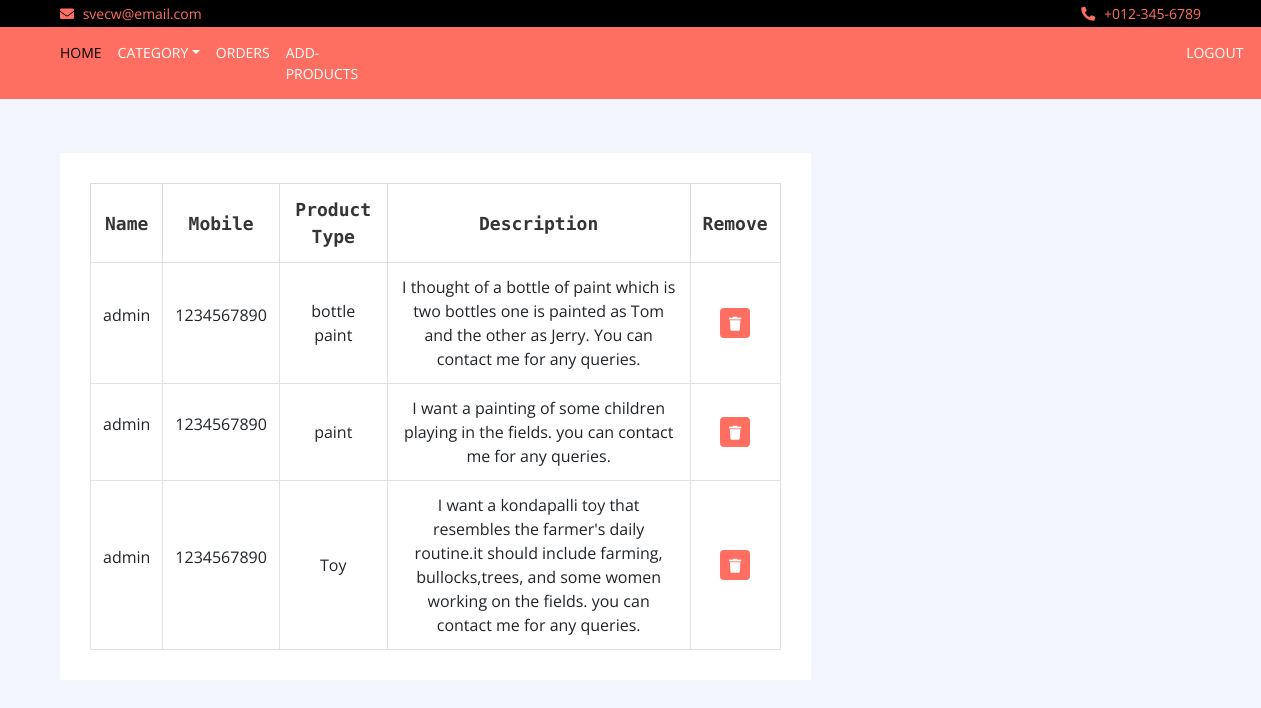
Before: /Toys/requests/ (signed in) with the older database file.
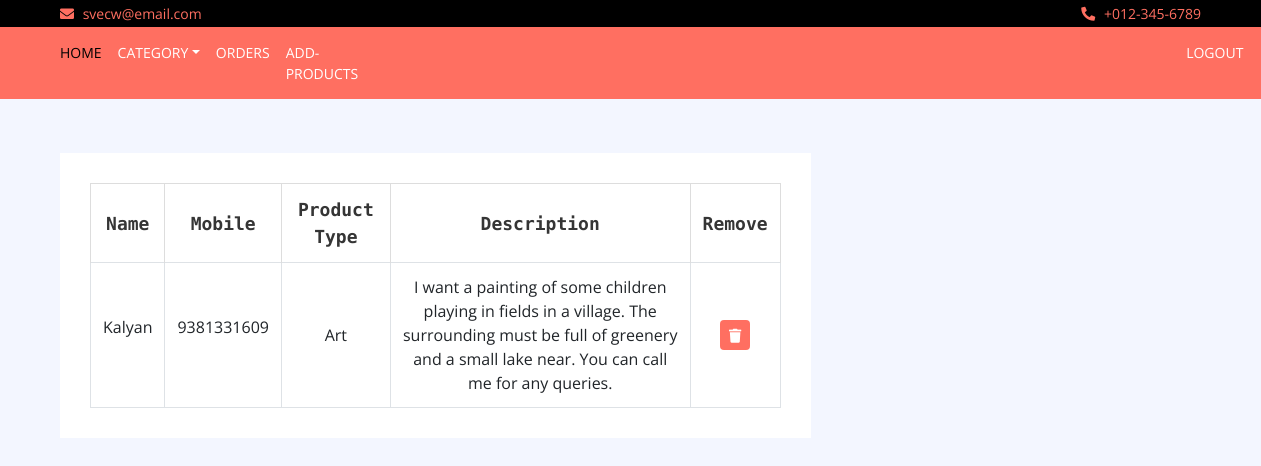
After: the same page with the newer database file.
### Toys/models.py (models this page shows, shortened)
class Request(models.Model):
	customer = models.ForeignKey(Customer,on_delete=models.CASCADE)
	ProductType = models.CharField(max_length=20)
	Description = models.TextField(null=False,max_length=200)

class Customer(AbstractBaseUser):
	Email = models.EmailField(null=False,unique=True,max_length=30)
	FirstName=models.CharField(max_length=20,unique=True)
	LastName=models.CharField(max_length=20)
	Mobile=models.CharField(max_length=10)
	is_admin=models.BooleanField(default=False)
	is_active=models.BooleanField(default=True)
	is_staff=models.BooleanField(default=False)
	is_superuser=models.BooleanField(default=False)
	USERNAME_FIELD = 'Email'
	REQUIRED_FIELDS = ['FirstName','LastName','Mobile']
	objects = MyUserManager()

### Toys/views.py (the view)
# urls.py: path('requests/', views.requests, name = 'requests'),
def requests(req):
	if req.user.is_authenticated:
		ad=False
		data = Request.objects.all()
		return render(req,'requests.html',{'data':data,'ad':ad})
	return render(req,'login.html',{'ad':False})

### Toys/templates/requests.html (shortened to what the changed rows need)
{% load static %}
<!DOCTYPE html>
<html lang="en">
    <head>
        <link href="https://stackpath.bootstrapcdn.com/bootstrap/4.4.1/css/bootstrap.min.css" rel="stylesheet">
        <link href="https://cdnjs.cloudflare.com/ajax/libs/font-awesome/5.10.0/css/all.min.css" rel="stylesheet">
        <link href="{% static 'lib/slick/slick.css' %}" rel="stylesheet">
        <link href="{% static 'lib/slick/slick-theme.css' %}" rel="stylesheet">
        {% load static %}
        <link href="{% static 'style.css' %}" rel="stylesheet" type="text/css">
           </head>
    </head>
    <body>
        <br>
        <div class="cart-page">
            <div class="container-fluid">
                <div class="row">
                    <div class="col-lg-8">
                        <div class="cart-page-inner">
                            <div class="table-responsive">
                                <table class="table table-bordered">
                                    <thead class="thead-dark">
                                        <tr>
                                            <th>Name</th>
                                            <th>Mobile</th>
                                            <th>Product Type</th>
                                            <th>Description</th>
                                            <th>Remove</th>
                                        </tr>
                                    </thead>
                                    <tbody class="align-middle">
                                        {% for row in data %}
                                        <tr>
                                            <td>
                                                    <p> {{row.customer.LastName}} </p>
                                            </td>
                                            <td>
                                                    <p> {{row.customer.Mobile}} </p>
                                            </td>
                                            <td> {{row.ProductType}}</td>
                                            <td type = "textField" rows="7">
                                                {{row.Description}}
                                            </td>
                                            <td><a href="{% url 'removeRequest' row.id %}"><button><i class="fa fa-trash"></i></button></a></td>
                                        </tr>
                                                                               {%endfor%}
                                    </tbody>
                                </table>
                            </div>
                        </div>
                    </div>
                    </div>
                </div>
            </div>
    </body>
</html>

Changed rows visible on the page:
removed Request: customer.LastName "admin", customer.Mobile "1234567890", ProductType "bottle paint", Description "I thought of a bottle of paint which is two bottles one is painted as Tom and the other as Jerry. You can contact me for any queries."
removed Request: customer.LastName "admin", customer.Mobile "1234567890", ProductType "paint", Description "I want a painting of some children playing in the fields. you can contact me for any queries."
removed Request: customer.LastName "admin", customer.Mobile "1234567890", ProductType "Toy", Description "I want a kondapalli toy that resembles the farmer's daily routine.it should include farming, bullocks,trees, and some women working on the fields. you can contact me for any queries."
added Request: customer.LastName "Kalyan", customer.Mobile "9381331609", ProductType "Art", Description "I want a painting of some children playing in fields in a village. The surrounding must be full of greenery and a small lake near. You can call me for any queries."
